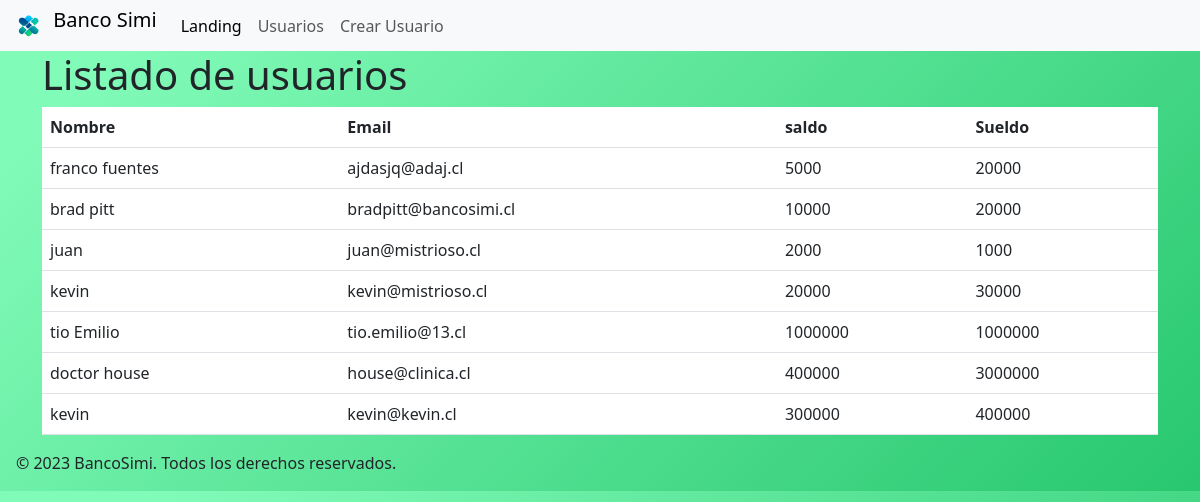
/usersBasico/, run on the app's committed database.
### bancoSimi/models.py (models this page shows, shortened)
class User(models.Model):
    name = models.CharField(max_length=100)
    email = models.EmailField()
    saldo = models.IntegerField()
    sueldo = models.IntegerField()

### bancoSimi/views.py (the view)
# urls.py: path('usersBasico/', views.user_list_basico, name='user_list'),
def user_list_basico(request):
    usuariosBasicos = usuarioBasico.objects.all()
    return render(request, 'userBasicos.html', {'users': usuariosBasicos})

### bancoSimi/templates/userBasicos.html (shortened to what this page needs)
<!DOCTYPE html>
<html>
  {% extends 'base.html' %} {% block title %} Listado de usuarios {% endblock %}
  {% block content %}
  <body
    style="background-image: linear-gradient(135deg, #81fbb8 10%, #28c76f 100%)"
  >
    <div class="container">
      <h1>Listado de usuarios</h1>
      <table class="table">
        <tr>
          <th>Nombre</th>
          <th>Email</th>
          <th>saldo</th>
          <th>Sueldo</th>
        </tr>
        {% for user in users %}
        <tr>
          <td>{{ user.name }}</td>
          <td>{{ user.email }}</td>
          <td>{{ user.saldo }}</td>
          <td>{{ user.sueldo }}</td>
        </tr>
        {% endfor %}
      </table>
    </div>
  </body>
  {% endblock %}

### bancoSimi/templates/base.html (shortened to what this page needs)
{% load static %}
<!DOCTYPE html>
<html>
  <head>
    <link
      href="https://cdn.jsdelivr.net/npm/bootstrap@5.3.0/dist/css/bootstrap.min.css"
      rel="stylesheet"
    />
  </head>
  <body>
    <header>
        <nav class="navbar navbar-expand-lg navbar-light bg-light py-0">
          <a class="navbar-brand ms-2" href="/"> <img src="{% static 'assets/logo.png' %}"
                    alt="Logo" width="40" class="d-inline-block align-text-top">
            Banco Simi
          </a>
          <div class="collapse navbar-collapse" id="navbarNavAltMarkup">
            <div class="navbar-nav">
              <a class="nav-link active" aria-current="page" href="#">Landing</a>
              <a class="nav-link" href="/usersBasico">Usuarios</a>
              <a class="nav-link" href="/crear-usuario">Crear Usuario</a>
            </div>
          </div>
        </nav>
    </header>
    {% block content %}{% endblock %}
    <footer class="footer ms-3">
      <p>&copy; 2023 BancoSimi. Todos los derechos reservados.</p>
    </footer>
  </body>
</html>

### data on the page
User: name "franco fuentes", email "ajdasjq@adaj.cl", saldo "5000", sueldo "20000"
User: name "brad pitt", email "bradpitt@bancosimi.cl", saldo "10000", sueldo "20000"
User: name "juan", email "juan@mistrioso.cl", saldo "2000", sueldo "1000"
User: name "kevin", email "kevin@mistrioso.cl", saldo "20000", sueldo "30000"
User: name "tio Emilio", email "tio.emilio@13.cl", saldo "1000000", sueldo "1000000"
User: name "doctor house", email "house@clinica.cl", saldo "400000", sueldo "3000000"
User: name "kevin", email "kevin@kevin.cl", saldo "300000", sueldo "400000"
